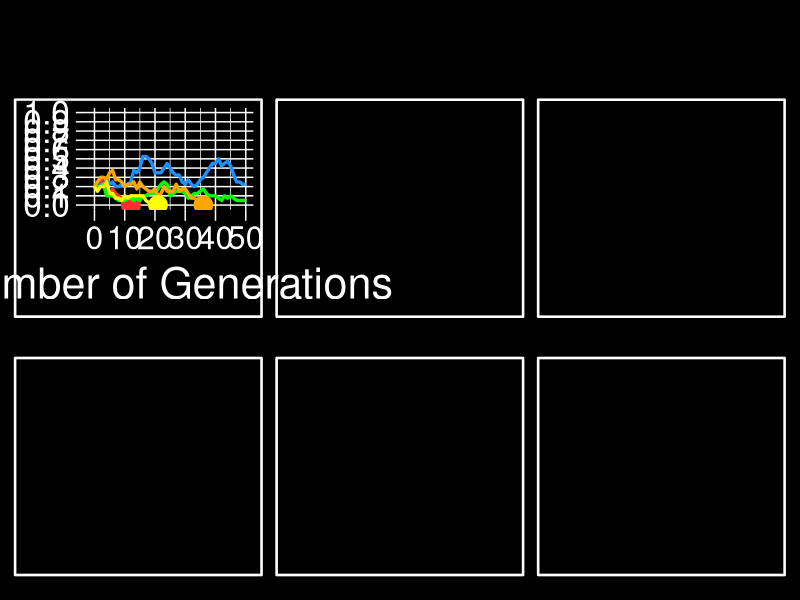

This figure's R source: (Note: this script raises an error after producing the figure.)
##### Load necessary libraries ----------------------------------------------------------------------------

library(tidyverse)
library(grid)
library(gridBase)





##### Create function to define initial conditions --------------------------------------------------------

# Set initial conditions
conditions <- function(N0, A0){
  
  # Initial population size
  N <<- N0
  
  # Initial allele frequencies
  A <<- A0
  a <<- 1 - A
  
  # Randomly-generated initial population
  pop <<- data.frame(a1 = sample(c(rep("A", round(A*N, digits = nchar(N) - 1)),
                                   rep("a", round(a*N, digits = nchar(N) - 1))), 
                                 size = N, replace = FALSE),
                     a2 = sample(c(rep("A", round(A*N, digits = nchar(N) - 1)),
                                   rep("a", round(a*N, digits = nchar(N) - 1))), 
                                 size = N, replace = FALSE))}





##### Create genetic drift function GDFP ------------------------------------------------------------------
 
# Simulation for genetic drift in a fixed population size
# NO NATURAL SELECTION and BIRTH AT REPLACEMENT RATE (i.e. constant population)
sim.gdfp <- function(n){
    
    # Generate random mating order; individuals 1 and 2 mate, 3 and 4, 5 and 6, and so on
    mating.random <- sample(1:N, size = N, replace = FALSE)
    
    # Mate each pair, with 2 offspring being created to replace the parents
    for(i in 1:(N/2)){
      mate1 <- as.vector(t(pop[mating.random[2*i - 1], ]))
      mate2 <- as.vector(t(pop[mating.random[2*i], ]))
      assign(paste0("child", 2*i - 1), c(sample(mate1, size = 1), sample(mate2, size = 1)))
      assign(paste0("child", 2*i), c(sample(mate1, size = 1), sample(mate2, size = 1)))}
    
    # Children become the next generation
    pop <<- as.data.frame(matrix(unlist(mget(paste0("child", 1:N))), nrow = N, byrow = TRUE))
    
    # Calculate new allele frequency
    allele.count <<- length(pop[, 1][pop[, 1] == "A"]) + length(pop[, 2][pop[, 2] == "A"])
    return(allele.count/(2*N))}





##### Create genetic drift function GDCP ------------------------------------------------------------------

# Simulation for genetic drift in a changing population
# NO NATURAL SELECTION and VARYING CLUTCH SIZE (i.e. fluctuating population)
sim.gdcp <- function(n){
  
  # Make sure simulation occurs only when population is nonzero
  if(nrow(pop) != 0){
    
    # Ensure that one individual cannot mate if population is an odd number
    if(nrow(pop) %% 2 != 0){
      pop <<- pop[-sample(c(1:nrow(pop)), size = 1), ]}
    
    # Continue only if population is nonzero after pre-reproductive calculations
    if(nrow(pop) != 0){
      
      # Generate random mating order; individuals 1 and 2 mate, 3 and 4, 5 and 6, and so on
      mating.random <- sample(1:nrow(pop), size = nrow(pop), replace = FALSE)
      
      # Mate each pair, with varying numbers of offspring
      for(i in 1:(nrow(pop)/2)){
        mate1 <- as.vector(t(pop[mating.random[2*i - 1], ]))
        mate2 <- as.vector(t(pop[mating.random[2*i], ]))
        nchild <- sample(c(0:4), size = 1, prob = c(0.1, 0.2, 0.3, 0.3, 0.1))
        if(i == 1){
          prev.nchild <- 0}
        if(nchild != 0){
          for(j in 1:nchild){
            assign(paste0("child", prev.nchild + 1), c(sample(mate1, size = 1), sample(mate2, size = 1)))
            prev.nchild <- prev.nchild + 1}}}
      
      # Continue only if population is nonzero after post-reproductive calculations
      if(prev.nchild != 0){
        
        # Children become the next generation
        pop <<- as.data.frame(matrix(unlist(mget(paste0("child", 1:prev.nchild))), 
                                     nrow = prev.nchild, byrow = TRUE))
        names(pop) <<- c("a1", "a2")
        
        # Calculate new allele frequency
        allele.count <<- length(pop[, 1][pop[, 1] == "A"]) + length(pop[, 2][pop[, 2] == "A"])
        return(allele.count/(2*nrow(pop)))
        
      } else {pop <<- data.frame(); return(-1)}
      
    } else {return(-1)}
    
  } else {return(-1)}}





##### Create natural selection function NSCP --------------------------------------------------------------
  
# Simulation for genetic drift and natural selection in a changing population 
# NATURAL SELECTION and VARYING CLUTCH SIZE (i.e. fluctuating population)  
sim.nscp <- function(n){
  
  # Make sure simulation occurs only when population is nonzero
  if(nrow(pop) != 0){
    
    # Natural selection; survival of individuals depends on frequency of dominant allele
    for(i in 1:nrow(pop)){
      pop$surv[i] <<- ifelse(pop$a1[i] == "A" && pop$a2[i] == "A", 
                             sample(c(0, 1), size = 1, prob = c(0.1, 0.9)),
                             ifelse((pop$a1[i] == "A" && pop$a2[i] == "a") || (pop$a1[i] == "a" && pop$a2[i] == "A"), 
                                    sample(c(0, 1), size = 1, prob = c(0.2, 0.8)),
                                    sample(c(0, 1), size = 1, prob = c(0.3, 0.7))))}
    
    # Kill off individuals for which surv = 0, then remove column since it is no longer necessary                                 
    pop %>% filter(surv == 1) %>% 
      select(-surv) ->> pop
    
    # Ensure that one individual cannot mate if population is an odd number
    if(nrow(pop) %% 2 != 0){
      pop <<- pop[-sample(c(1:nrow(pop)), size = 1), ]}
    
    # Continue only if population is nonzero after pre-reproductive calculations
    if(nrow(pop) != 0){
      
      # Generate random mating order; individuals 1 and 2 mate, 3 and 4, 5 and 6, and so on
      mating.random <- sample(1:nrow(pop), size = nrow(pop), replace = FALSE)
      
      # Mate each pair, with varying numbers of offspring
      for(i in 1:(nrow(pop)/2)){
        mate1 <- as.vector(t(pop[mating.random[2*i - 1], ]))
        mate2 <- as.vector(t(pop[mating.random[2*i], ]))
        nchild <- sample(c(0:4), size = 1, prob = c(0.1, 0.2, 0.3, 0.3, 0.1))
        if(i == 1){
          prev.nchild <- 0}
        if(nchild != 0){
          for(j in 1:nchild){
            assign(paste0("child", prev.nchild + 1), c(sample(mate1, size = 1), sample(mate2, size = 1)))
            prev.nchild <- prev.nchild + 1}}}
      
      # Continue only if population is nonzero after post-reproductive calculations
      if(prev.nchild != 0){
        
        # Children become the next generation
        pop <<- as.data.frame(matrix(unlist(mget(paste0("child", 1:prev.nchild))), 
                                     nrow = prev.nchild, byrow = TRUE))
        names(pop) <<- c("a1", "a2")
        
        # Calculate new allele frequency
        allele.count <<- length(pop[, 1][pop[, 1] == "A"]) + length(pop[, 2][pop[, 2] == "A"])
        return(allele.count/(2*nrow(pop)))
        
      } else {pop <<- data.frame(); return(-1)}
      
    } else {return(-1)}
    
  } else {return(-1)}}  





##### Create function to generate graphs ------------------------------------------------------------------

# Function to generate plots
sim.plots <- function(type, ngen, N0, A0){
  
  # Type can be either "gdfp", "gdcp", or "nscp"
  # ngen is number of generations
  # N0 is starting population
  # A0 is starting frequency of dominant allele
  
  # Truncate vectors of allele frequencies if loss, fixation, or population extinction occur
  for(i in 1:5){
    conditions(N0, A0)
    x.val <- c(0:ngen)
    y.val <- c(A, sapply(x.val[1:ngen], get(paste0("sim.", type))))
    if(0 %in% y.val){
      cutoff <- match(0, y.val)[1]
      y.val <- replace(y.val, (cutoff + 1):length(y.val), NA)}
    if(1 %in% y.val){
      cutoff <- match(1, y.val)[1]
      y.val <- replace(y.val, (cutoff + 1):length(y.val), NA)}
    if(-1 %in% y.val){
      cutoff <- match(-1, y.val)[1]
      y.val <- replace(y.val, (cutoff):length(y.val), NA)
      assign(paste0("extinct.", i), TRUE)} else {assign(paste0("extinct.", i), FALSE)}
    x.val <- x.val[1:length(y.val)]
    assign(paste0("y.val.", i), y.val)
    assign(paste0("x.val.", i), x.val)}
  
  # Store data in one place
  data <- as.data.frame(cbind(x.val, as.data.frame(mget(paste0("y.val.", c(1:5))))))
  
  # Choose colours for graphing
  colours <- c("dodgerblue", "firebrick1", "green", "orange", "yellow")
  
  # Set up blank plot
  ggplot() +
    xlab("Number of Generations") +
    ylab(NULL) +
    scale_y_continuous(breaks = seq(0, 1, 0.1), limits = c(0, 1), minor_breaks = NULL) +
    theme(panel.grid.major = element_line(colour = "white"), 
          panel.grid.minor = element_line(colour = "white"),
          panel.background = element_rect(fill = "black"),
          plot.background = element_rect(fill = "black"),
          axis.text.x = element_text(colour = "white", size = 23, 
                                     margin = margin(t = 4, r = 0, b = 0, l = 0)),
          axis.text.y = element_text(colour = "white", size = 24, 
                                     margin = margin(t = 0, r = 4, b = 0, l = 0)),
          axis.title.x = element_text(colour = "white", size = 31,
                                      margin = margin(t = 8, r = 0, b = 0, l = 6)),
          axis.title.y = element_text(colour = "white", size = 31,
                                      margin = margin(t = 80, r = 8, b = 0, l = 0)),
          axis.ticks.x = element_line(colour = "white", size = 0.5),
          axis.ticks.y = element_line(colour = "white", size = 0.5),
          axis.ticks.length = unit(8, "points")) -> p
  
  # Graph each set of simulations
  for(i in 1:5){
    
    # Plot the line
    p <- p + geom_line(data = data, aes_string(x = paste0("x.val.", i), y = paste0("y.val.", i)), 
                       size = 1.15, colour = colours[i])
    
    # Place point at time of loss or fixation
    if(0 %in% get(paste0("y.val.", i))){
      temp.df <- data.frame(match(0, get(paste0("y.val.", i))) - 1, 0)
      p <- p + geom_point(data = temp.df, aes_string(x = names(temp.df)[1], y = names(temp.df)[2]), 
                          colour = colours[i], size = 6)}
    if(1 %in% get(paste0("y.val.", i))){
      temp.df <- data.frame(match(1, get(paste0("y.val.", i))) - 1, 1)
      p <- p + geom_point(data = temp.df, aes_string(x = names(temp.df)[1], y = names(temp.df)[2]), 
                          colour = colours[i], size = 6)}
    
    # Place x at time of population extinction
    if(get(paste0("extinct.", i)) == TRUE){
      temp.value <- match(TRUE, is.na(get(paste0("y.val.", i)))) - 2
      temp.df <- data.frame(temp.value, get(paste0("y.val.", i))[temp.value + 1])
      p <- p + geom_point(data = temp.df, aes_string(x = names(temp.df)[1], y = names(temp.df)[2]), 
                          colour = colours[i], size = 6, pch = 13)}}
  
  # Return plot
  return(p)}





##### Visualisation 1: Comparing N0 and A0 in GDFP --------------------------------------------------------

# Prepare graphics device
jpeg(filename = "GDFP.jpeg", width = 2600, height = 1800, units = "px")

# Create blank page
grid.newpage()
plot.new()

# Set grid layout and activate it; create black background
gly <- grid.layout(1800, 2600)
pushViewport(viewport(layout = gly, gp = gpar(fill = "black")))
grid.rect(gp = gpar(lwd = 2, fill = "black", col = "black"))

# Place borders for graphs
pushViewport(viewport(layout.pos.row = 300:950, layout.pos.col = 50:850))
grid.rect(gp = gpar(lwd = 2.5, col = "white", fill = "transparent"))
popViewport()
pushViewport(viewport(layout.pos.row = 300:950, layout.pos.col = 900:1700))
grid.rect(gp = gpar(lwd = 2.5, col = "white", fill = "transparent"))
popViewport()
pushViewport(viewport(layout.pos.row = 300:950, layout.pos.col = 1750:2550))
grid.rect(gp = gpar(lwd = 2.5, col = "white", fill = "transparent"))
popViewport()
pushViewport(viewport(layout.pos.row = 1075:1725, layout.pos.col = 50:850))
grid.rect(gp = gpar(lwd = 2.5, col = "white", fill = "transparent"))
popViewport()
pushViewport(viewport(layout.pos.row = 1075:1725, layout.pos.col = 900:1700))
grid.rect(gp = gpar(lwd = 2.5, col = "white", fill = "transparent"))
popViewport()
pushViewport(viewport(layout.pos.row = 1075:1725, layout.pos.col = 1750:2550))
grid.rect(gp = gpar(lwd = 2.5, col = "white", fill = "transparent"))
popViewport()

# Place top row of graphs: varying A0
print(sim.plots("gdfp", 50, 20, 0.2), vp = viewport(layout.pos.row = 302:948, layout.pos.col = 52:848))
print(sim.plots("gdfp", 50, 20, 0.5), vp = viewport(layout.pos.row = 302:948, layout.pos.col = 902:1698))
print(sim.plots("gdfp", 50, 20, 0.8), vp = viewport(layout.pos.row = 302:948, layout.pos.col = 1752:2548))

# Place bottom row of plots: varying N0
print(sim.plots("gdfp", 50, 10, 0.5), vp = viewport(layout.pos.row = 1077:1723, layout.pos.col = 52:848))
print(sim.plots("gdfp", 50, 100, 0.5), vp = viewport(layout.pos.row = 1077:1723, layout.pos.col = 902:1698))
print(sim.plots("gdfp", 50, 1000, 0.5), vp = viewport(layout.pos.row = 1077:1723, layout.pos.col = 1752:2548))

# Add title text
grid.text(label = c("What affects the strength of genetic drift?"),
          x = 0.018, y = 0.936, just = "left",
          gp = gpar(fontsize = 132, col = "white"))

# Add subtitle text
grid.text(label = c(paste("Random effects can strongly influence the frequency of traits in a population",
                          "and may have significant consequences for genetic diversity.", sep = " "),
                    paste("Here, we explore the effects of population size and initial allele frequency",
                          "on genetic drift in a population whose numbers remain constant.", sep = " ")), 
          x = rep(0.018, 2), y = c(0.880, 0.855), just = "left",
          gp = gpar(fontsize = 39, col = "white", fontface = "italic"))

# Add centre text
grid.text(label = c(paste("Initial allele frequency: Alleles are more likely to be lost at low",
                          "starting frequencies for that allele. On the contrary,",
                          "a high starting frequency increases chances of fixation.", sep = " "),
                    paste("Population size: In small populations, genetic drift is much more",
                          "influential on allele frequency than it is in larger populations.",
                          "In larger populations, the effects are weaker.", sep = " ")), 
          x = rep(0.05, 2), y = c(0.456, 0.422), just = "left",
          gp = gpar(fontsize = 31, col = "white", fontface = "italic"))

# Add centre line to divide top graphs and text from bottom graphs and text
grid.lines(x = c(0.018, 0.982), y = rep(0.438, 2), gp = gpar(col = "white", lty = 5))

# Add arrows clarifying which set of graphs the text corresponds to
grid.polygon(x = c(0.024, 0.030, 0.036), y = c(0.448, 0.463, 0.448), 
             gp = gpar(col = "white", fill = "white"))
grid.polygon(x = c(0.024, 0.030, 0.036), y = c(0.428, 0.413, 0.428), 
             gp = gpar(col = "white", fill = "white"))

# Add background on which graph labels will be placed
grid.rect(x = 0.298, y = 0.818, width = 0.050, height = 0.019,
          gp = gpar(col = "black", fill = "black"))
grid.rect(x = 0.627, y = 0.818, width = 0.050, height = 0.019,
          gp = gpar(col = "black", fill = "black"))
grid.rect(x = 0.953, y = 0.818, width = 0.050, height = 0.019,
          gp = gpar(col = "black", fill = "black"))
grid.rect(x = 0.299, y = 0.385, width = 0.050, height = 0.019,
          gp = gpar(col = "black", fill = "black"))
grid.rect(x = 0.624, y = 0.385, width = 0.054, height = 0.019,
          gp = gpar(col = "black", fill = "black"))
grid.rect(x = 0.947, y = 0.385, width = 0.058, height = 0.019,
          gp = gpar(col = "black", fill = "black"))

# Add labels showing A0 and N0 for the graphs
grid.text(label = bquote("A"[0]*" = 0.2"), x = 0.298, y = 0.818, just = "centre",
          gp = gpar(fontsize = 32, col = "white"))
grid.text(label = bquote("A"[0]*" = 0.5"), x = 0.627, y = 0.818, just = "centre",
          gp = gpar(fontsize = 32, col = "white"))
grid.text(label = bquote("A"[0]*" = 0.8"), x = 0.953, y = 0.818, just = "centre",
          gp = gpar(fontsize = 32, col = "white"))
grid.text(label = bquote("N"[0]*" = 10"), x = 0.299, y = 0.385, just = "centre",
          gp = gpar(fontsize = 32, col = "white"))
grid.text(label = bquote("N"[0]*" = 100"), x = 0.624, y = 0.385, just = "centre",
          gp = gpar(fontsize = 32, col = "white"))
grid.text(label = bquote("N"[0]*" = 1000"), x = 0.947, y = 0.385, just = "centre",
          gp = gpar(fontsize = 32, col = "white"))

# Note that graphics device may vary between computers
# Thus, adjustments may need to be made to this code section

# Deactivate grid layout; finalise graphics save
popViewport()
dev.off()





##### Visualisation 2: Comparing NSCP and GDCP ------------------------------------------------------------

# Prepare graphics device
jpeg(filename = "GDCP-NSCP.jpeg", width = 1800, height = 2000, units = "px")

# Create blank page
grid.newpage()
plot.new()

# Set grid layout and activate it; create black background
gly <- grid.layout(2000, 1800)
pushViewport(viewport(layout = gly, gp = gpar(fill = "black")))
grid.rect(gp = gpar(lwd = 2, fill = "black", col = "black"))

# Place borders for graphs
pushViewport(viewport(layout.pos.row = 350:800, layout.pos.col = 50:875))
grid.rect(gp = gpar(lwd = 2.5, col = "white", fill = "transparent"))
popViewport()
pushViewport(viewport(layout.pos.row = 825:1275, layout.pos.col = 50:875))
grid.rect(gp = gpar(lwd = 2.5, col = "white", fill = "transparent"))
popViewport()
pushViewport(viewport(layout.pos.row = 1300:1750, layout.pos.col = 50:875))
grid.rect(gp = gpar(lwd = 2.5, col = "white", fill = "transparent"))
popViewport()
pushViewport(viewport(layout.pos.row = 350:800, layout.pos.col = 925:1750))
grid.rect(gp = gpar(lwd = 2.5, col = "white", fill = "transparent"))
popViewport()
pushViewport(viewport(layout.pos.row = 825:1275, layout.pos.col = 925:1750))
grid.rect(gp = gpar(lwd = 2.5, col = "white", fill = "transparent"))
popViewport()
pushViewport(viewport(layout.pos.row = 1300:1750, layout.pos.col = 925:1750))
grid.rect(gp = gpar(lwd = 2.5, col = "white", fill = "transparent"))
popViewport()

# Place left column of graphs: GDCP under various starting conditions
print(sim.plots("gdcp", 50, 20, 0.5), vp = viewport(layout.pos.row = 352:798, layout.pos.col = 52:873))
print(sim.plots("gdcp", 50, 300, 0.7), vp = viewport(layout.pos.row = 827:1273, layout.pos.col = 52:873))
print(sim.plots("gdcp", 50, 100, 0.3), vp = viewport(layout.pos.row = 1302:1748, layout.pos.col = 52:873))

# Place right column of graphs: NSCP under same starting conditions as above
print(sim.plots("nscp", 50, 20, 0.5), vp = viewport(layout.pos.row = 352:798, layout.pos.col = 927:1748))
print(sim.plots("nscp", 50, 300, 0.7), vp = viewport(layout.pos.row = 827:1273, layout.pos.col = 927:1748))
print(sim.plots("nscp", 50, 100, 0.3), vp = viewport(layout.pos.row = 1302:1748, layout.pos.col = 927:1748))

# Add title text
grid.text(label = c("Genetic Drift vs. Natural Selection"),
          x = 0.021, y = 0.95, just = "left",
          gp = gpar(fontsize = 114, col = "white"))

# Add subtitle text
grid.text(label = c(paste("Though chance events influence the frequency of traits in a",
                          "population, the strength of natural selection", sep = " "),
                    paste("often exceeds that of genetic drift.",
                          "Here, we demonstrate how natural selection can overcome genetic", sep = " "),
                    paste("drift and lead to the fixation of a beneficial allele in a population",
                          "whose numbers are subject to change.", sep = " ")), 
          x = rep(0.021, 3), y = c(0.900, 0.875, 0.850), just = "left",
          gp = gpar(fontsize = 38, col = "white", fontface = "italic"))

# Add bottom text on left
grid.text(label = c("Genetic drift causes random changes in allele frequencies",
                    "and can lead to loss or fixation of traits; drift effects can be",
                    "very strong when a population starts out small, or when the",
                    "the initial allele frequency is too high or too low."),
          x = c(0.044, 0.029, 0.029, 0.029), y = c(0.112, 0.092, 0.072, 0.052), just = "left",
          gp = gpar(fontsize = 31, col = "white", fontface = "italic"))

# Add bottom text on right
grid.text(label = c("Natural selection can strongly influence allele frequency",
                    "since individuals with beneficial alleles are more likely to",
                    "survive and pass the alleles to their offspring. As a result,",
                    "these beneficial alleles can become frequent or even fixed."), 
          x = c(0.532, 0.518, 0.518, 0.518), y = c(0.112, 0.092, 0.072, 0.052), just = "left",
          gp = gpar(fontsize = 31, col = "white", fontface = "italic"))

# Add lines to divide the 3 rows of graphs, making side-by-side comparison easier
grid.lines(x = c(0.018, 0.982), y = rep(0.357, 2), gp = gpar(col = "white", lty = 5))
grid.lines(x = c(0.018, 0.982), y = rep(0.594, 2), gp = gpar(col = "white", lty = 5))

# Add arrows clarifying which set of graphs the text corresponds to
grid.polygon(x = c(0.029, 0.035, 0.041), y = c(0.105, 0.117, 0.105), 
             gp = gpar(col = "white", fill = "white"))
grid.polygon(x = c(0.515, 0.521, 0.527), y = c(0.105, 0.117, 0.105), 
             gp = gpar(col = "white", fill = "white"))

# Add background on which graph labels will be placed
grid.rect(x = 0.408, y = 0.336, width = 0.150, height = 0.019,
          gp = gpar(col = "black", fill = "black"))
grid.rect(x = 0.408, y = 0.575, width = 0.150, height = 0.019,
          gp = gpar(col = "black", fill = "black"))
grid.rect(x = 0.408, y = 0.812, width = 0.140, height = 0.019,
          gp = gpar(col = "black", fill = "black"))
grid.rect(x = 0.892, y = 0.336, width = 0.150, height = 0.019,
          gp = gpar(col = "black", fill = "black"))
grid.rect(x = 0.892, y = 0.575, width = 0.150, height = 0.019,
          gp = gpar(col = "black", fill = "black"))
grid.rect(x = 0.892, y = 0.812, width = 0.140, height = 0.019,
          gp = gpar(col = "black", fill = "black"))

# Add labels showing A0 and N0 for the graphs
grid.text(label = bquote("N"[0]*" = 100, A"[0]*" = 0.3"), x = 0.408, y = 0.336, just = "centre",
          gp = gpar(fontsize = 32, col = "white"))
grid.text(label = bquote("N"[0]*" = 300, A"[0]*" = 0.7"), x = 0.408, y = 0.575, just = "centre",
          gp = gpar(fontsize = 32, col = "white"))
grid.text(label = bquote("N"[0]*" = 20, A"[0]*" = 0.5"), x = 0.408, y = 0.812, just = "centre",
          gp = gpar(fontsize = 32, col = "white"))
grid.text(label = bquote("N"[0]*" = 100, A"[0]*" = 0.3"), x = 0.892, y = 0.336, just = "centre",
          gp = gpar(fontsize = 32, col = "white"))
grid.text(label = bquote("N"[0]*" = 300, A"[0]*" = 0.7"), x = 0.892, y = 0.575, just = "centre",
          gp = gpar(fontsize = 32, col = "white"))
grid.text(label = bquote("N"[0]*" = 20, A"[0]*" = 0.5"), x = 0.892, y = 0.812, just = "centre",
          gp = gpar(fontsize = 32, col = "white"))

# Note that graphics device may vary between computers
# Thus, adjustments may need to be made to this code section

# Deactivate grid layout; finalise graphics save
popViewport()
dev.off()
